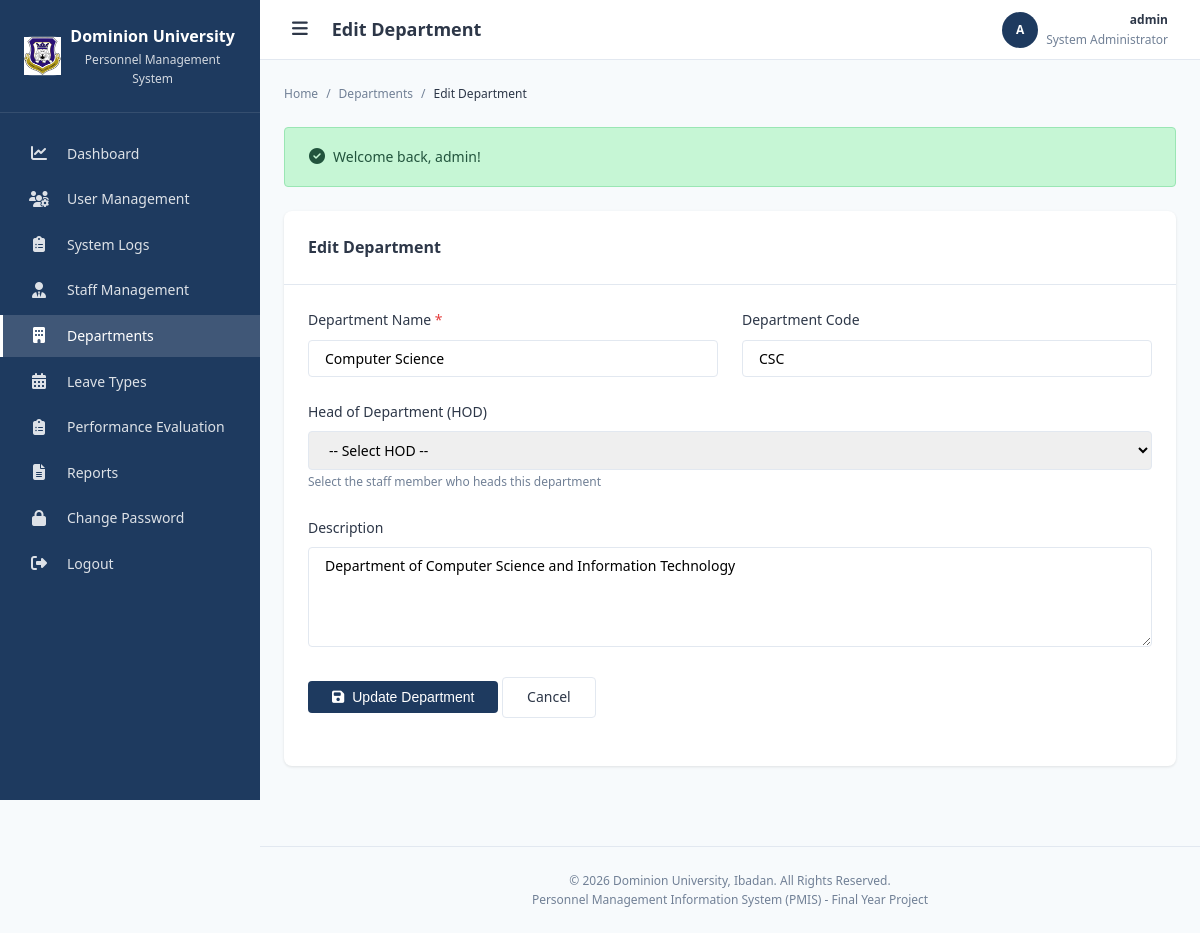
/modules/departments/edit.php?id=1 (signed in), run on the app's committed database.
### tables this page shows
CREATE TABLE departments (
    id INT AUTO_INCREMENT PRIMARY KEY,
    department_name VARCHAR(100) NOT NULL,
    department_code VARCHAR(20) UNIQUE,
    hod_staff_id INT NULL,
    description TEXT,
    created_at TIMESTAMP DEFAULT CURRENT_TIMESTAMP,
    updated_at TIMESTAMP DEFAULT CURRENT_TIMESTAMP ON UPDATE CURRENT_TIMESTAMP,
    INDEX idx_dept_name (department_name),
    INDEX idx_dept_code (department_code)
);

### modules/departments/edit.php (the view, shortened to what this page needs)
<?php
require_once '../../includes/functions.php';
require_once '../../includes/role_check.php';
$departmentId = $_GET['id'] ?? 0;
$stmt = $pdo->prepare("SELECT * FROM departments WHERE id = ?");
$stmt->execute([$departmentId]);
$department = $stmt->fetch();
require_once '../../includes/header.php';
require_once '../../includes/sidebar.php';
?>
<div class="card">
    <div class="card-header">
        <h3 class="card-title">Edit Department</h3>
    </div>
    <div class="card-body">
        <form method="POST" action="">
            <div class="form-row">
                <div class="form-group">
                    <label class="form-label required">Department Name</label>
                    <input type="text" name="department_name" class="form-control"
                           value="<?php echo escapeOutput($department['department_name']); ?>" required>
                </div>
                <div class="form-group">
                    <label class="form-label">Department Code</label>
                    <input type="text" name="department_code" class="form-control"
                           value="<?php echo escapeOutput($department['department_code'] ?? ''); ?>"
                           placeholder="e.g., CSC, MTH">
                </div>
            </div>
            <div class="form-group">
                <label class="form-label">Head of Department (HOD)</label>
                <select name="hod_staff_id" class="form-control">
                    <option value="">-- Select HOD --</option>
                </select>
                <small class="form-hint">Select the staff member who heads this department</small>
            </div>
            <div class="form-group">
                <label class="form-label">Description</label>
                <textarea name="description" class="form-control" rows="3"><?php echo escapeOutput($department['description'] ?? ''); ?></textarea>
            </div>
            <div class="form-group">
                <button type="submit" class="btn btn-primary"><i class="fas fa-save"></i> Update Department</button>
                <a href="list.php" class="btn btn-outline">Cancel</a>
            </div>
        </form>
    </div>
</div>
<?php require_once '../../includes/footer.php'; ?>

### assets/css/style.css (style rules this page uses)
:root { --primary-color: #1e3a5f; --primary-dark: #152a45; --primary-light: #2c5282; --secondary-color: #2d5a87; --accent-color: #3182ce; --bg-color: #f7fafc; --card-bg: #ffffff; --text-color: #2d3748; --text-muted: #718096; --border-color: #e2e8f0; --success-color: #38a169; --success-bg: #c6f6d5; --danger-color: #e53e3e; --danger-bg: #fed7d7; --warning-color: #d69e2e; --warning-bg: #fefcbf; --info-color: #3182ce; --info-bg: #bee3f8; --font-family: 'Segoe UI', Tahoma, Geneva, Verdana, sans-serif; --font-size-base: 14px; --font-size-sm: 12px; --font-size-lg: 16px; --font-size-xl: 18px; --font-size-2xl: 24px; --spacing-xs: 4px; --spacing-sm: 8px; --spacing-md: 16px; --spacing-lg: 24px; --spacing-xl: 32px; --radius-sm: 4px; --radius-md: 8px; --radius-lg: 12px; --shadow-sm: 0 1px 3px rgba(0, 0, 0, 0.1); --shadow-md: 0 4px 6px rgba(0, 0, 0, 0.1); --shadow-lg: 0 10px 15px rgba(0, 0, 0, 0.1); --sidebar-width: 260px; --sidebar-collapsed: 70px; --header-height: 60px; }
* { margin: 0; padding: 0; box-sizing: border-box; }
html { font-size: var(--font-size-base); }
body { font-family: var(--font-family); background-color: var(--bg-color); color: var(--text-color); line-height: 1.6; min-height: 100vh; }
a { text-decoration: none; color: var(--accent-color); transition: color 0.2s; }
.card { background: var(--card-bg); border-radius: var(--radius-md); box-shadow: var(--shadow-sm); margin-bottom: var(--spacing-lg); }
.card-header { padding: var(--spacing-lg); border-bottom: 1px solid var(--border-color); display: flex; align-items: center; justify-content: space-between; }
.card-title { font-size: var(--font-size-lg); font-weight: 600; color: var(--text-color); }
.card-body { padding: var(--spacing-lg); }
.form-group { margin-bottom: var(--spacing-lg); }
.form-label { display: block; margin-bottom: var(--spacing-sm); font-weight: 500; color: var(--text-color); }
.form-label.required::after { content: ' *'; color: var(--danger-color); }
.form-control { width: 100%; padding: var(--spacing-sm) var(--spacing-md); border: 1px solid var(--border-color); border-radius: var(--radius-sm); font-size: var(--font-size-base); font-family: inherit; transition: border-color 0.2s, box-shadow 0.2s; }
select.form-control { cursor: pointer; }
textarea.form-control { resize: vertical; min-height: 100px; }
.form-row { display: grid; grid-template-columns: repeat(auto-fit, minmax(200px, 1fr)); gap: var(--spacing-lg); }
.form-hint { font-size: var(--font-size-sm); color: var(--text-muted); margin-top: var(--spacing-xs); }
.btn { display: inline-flex; align-items: center; justify-content: center; gap: var(--spacing-sm); padding: var(--spacing-sm) var(--spacing-lg); border: none; border-radius: var(--radius-sm); font-size: var(--font-size-base); font-weight: 500; cursor: pointer; transition: all 0.2s; text-decoration: none; }
.btn-primary { background: var(--primary-color); color: #fff; }
.btn-outline { background: transparent; border: 1px solid var(--border-color); color: var(--text-color); }

### data on the page
departments: department_name "Computer Science", department_code "CSC", description "Department of Computer Science and Information Technology"

### other printed values
escapeOutput($pageTitle) "Edit Department"
$currentUserInitials "A"
escapeOutput($currentUserName) "admin"
escapeOutput($currentUserRole) "System Administrator"
escapeOutput($name) "Departments"
escapeOutput($name) "Edit Department"
escapeOutput($msg['message']) "Welcome back, admin!"
